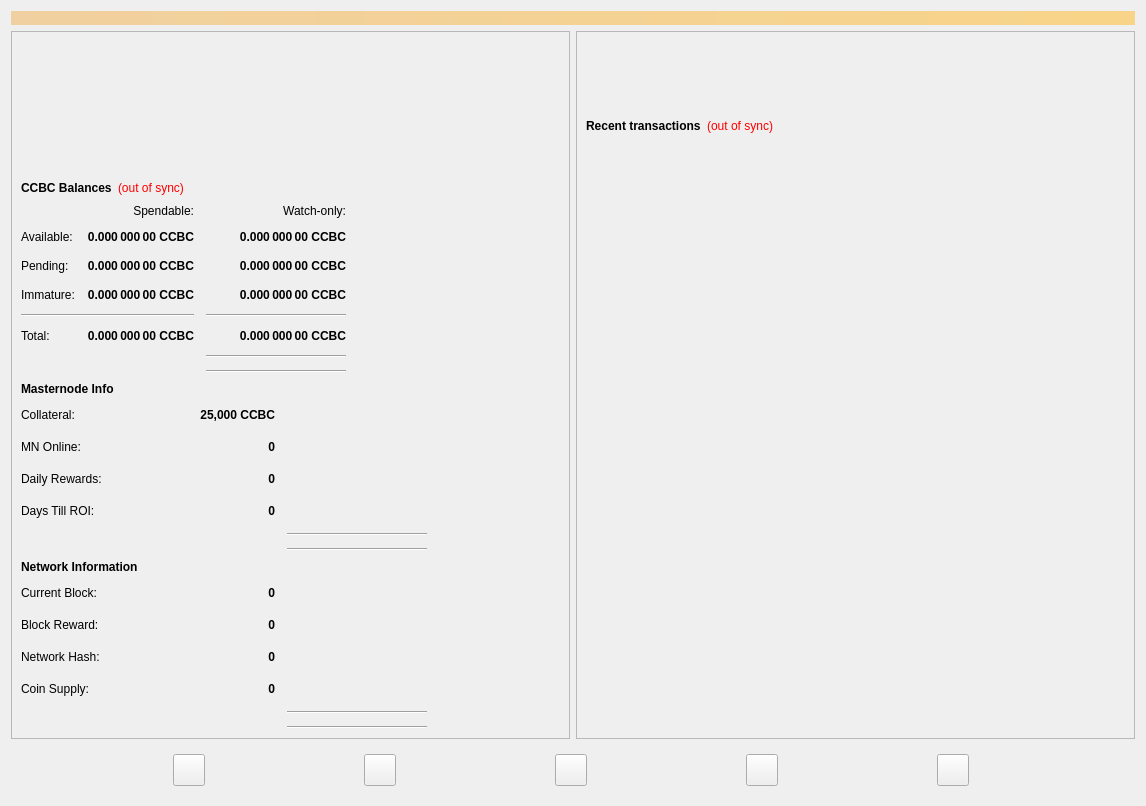
<?xml version="1.0" encoding="UTF-8"?>
<ui version="4.0">
 <class>OverviewPage</class>
 <widget class="QWidget" name="OverviewPage">
  <property name="geometry">
   <rect>
    <x>0</x>
    <y>0</y>
    <width>1146</width>
    <height>806</height>
   </rect>
  </property>
  <property name="minimumSize">
   <size>
    <width>960</width>
    <height>0</height>
   </size>
  </property>
  <property name="windowTitle">
   <string>Form</string>
  </property>
  <layout class="QGridLayout" name="gridLayout_5">
   <item row="0" column="0">
    <widget class="QLabel" name="labelAlerts">
     <property name="visible">
      <bool>true</bool>
     </property>
     <property name="styleSheet">
      <string notr="true">background-color: qlineargradient(x1: 0, y1: 0, x2: 1, y2: 0, stop:0 #F0D0A0, stop:1 #F8D488); color:#000000;</string>
     </property>
     <property name="wordWrap">
      <bool>true</bool>
     </property>
     <property name="margin">
      <number>3</number>
     </property>
    </widget>
   </item>
   <item row="1" column="0">
    <layout class="QGridLayout" name="gridLayout_6">
     <item row="0" column="1">
      <layout class="QVBoxLayout" name="verticalLayout_3">
       <item>
        <widget class="QFrame" name="frame_2">
         <property name="frameShape">
          <enum>QFrame::StyledPanel</enum>
         </property>
         <property name="frameShadow">
          <enum>QFrame::Raised</enum>
         </property>
         <layout class="QGridLayout" name="gridLayout_7">
          <item row="4" column="1">
           <layout class="QVBoxLayout" name="verticalLayout_12">
            <property name="spacing">
             <number>0</number>
            </property>
            <item>
             <layout class="QVBoxLayout" name="verticalLayout_19"/>
            </item>
           </layout>
          </item>
          <item row="1" column="1">
           <layout class="QHBoxLayout" name="horizontalLayout_2">
            <item>
             <widget class="QLabel" name="label_4">
              <property name="font">
               <font>
                <weight>75</weight>
                <bold>true</bold>
               </font>
              </property>
              <property name="text">
               <string>Recent transactions</string>
              </property>
             </widget>
            </item>
            <item>
             <widget class="QLabel" name="labelTransactionsStatus">
              <property name="cursor">
               <cursorShape>WhatsThisCursor</cursorShape>
              </property>
              <property name="toolTip">
               <string>The displayed information may be out of date. Your wallet automatically synchronizes with the CCBC network after a connection is established, but this process has not completed yet.</string>
              </property>
              <property name="styleSheet">
               <string notr="true">QLabel { color: red; }</string>
              </property>
              <property name="text">
               <string notr="true">(out of sync)</string>
              </property>
              <property name="alignment">
               <set>Qt::AlignRight|Qt::AlignTrailing|Qt::AlignVCenter</set>
              </property>
             </widget>
            </item>
            <item>
             <spacer name="horizontalSpacer">
              <property name="orientation">
               <enum>Qt::Horizontal</enum>
              </property>
              <property name="sizeHint" stdset="0">
               <size>
                <width>40</width>
                <height>20</height>
               </size>
              </property>
             </spacer>
            </item>
           </layout>
          </item>
          <item row="0" column="1">
           <spacer name="verticalSpacer_3">
            <property name="orientation">
             <enum>Qt::Vertical</enum>
            </property>
            <property name="sizeType">
             <enum>QSizePolicy::Fixed</enum>
            </property>
            <property name="sizeHint" stdset="0">
             <size>
              <width>20</width>
              <height>75</height>
             </size>
            </property>
           </spacer>
          </item>
          <item row="3" column="1">
           <spacer name="verticalSpacer_6">
            <property name="orientation">
             <enum>Qt::Vertical</enum>
            </property>
            <property name="sizeType">
             <enum>QSizePolicy::Fixed</enum>
            </property>
            <property name="sizeHint" stdset="0">
             <size>
              <width>20</width>
              <height>75</height>
             </size>
            </property>
           </spacer>
          </item>
          <item row="2" column="1">
           <widget class="QListView" name="listTransactions">
            <property name="styleSheet">
             <string notr="true">QListView { background: transparent; }</string>
            </property>
            <property name="frameShape">
             <enum>QFrame::NoFrame</enum>
            </property>
            <property name="verticalScrollBarPolicy">
             <enum>Qt::ScrollBarAlwaysOff</enum>
            </property>
            <property name="horizontalScrollBarPolicy">
             <enum>Qt::ScrollBarAlwaysOff</enum>
            </property>
            <property name="selectionMode">
             <enum>QAbstractItemView::NoSelection</enum>
            </property>
           </widget>
          </item>
         </layout>
        </widget>
       </item>
      </layout>
     </item>
     <item row="0" column="0">
      <layout class="QGridLayout" name="gridLayout_4">
       <item row="0" column="0">
        <widget class="QFrame" name="frame">
         <property name="frameShape">
          <enum>QFrame::StyledPanel</enum>
         </property>
         <property name="frameShadow">
          <enum>QFrame::Raised</enum>
         </property>
         <layout class="QVBoxLayout" name="verticalLayout_4">
          <item>
           <spacer name="verticalSpacer_4">
            <property name="orientation">
             <enum>Qt::Vertical</enum>
            </property>
            <property name="sizeHint" stdset="0">
             <size>
              <width>20</width>
              <height>40</height>
             </size>
            </property>
           </spacer>
          </item>
          <item>
           <layout class="QHBoxLayout" name="horizontalLayout_4">
            <item>
             <widget class="QLabel" name="label_5">
              <property name="font">
               <font>
                <weight>75</weight>
                <bold>true</bold>
               </font>
              </property>
              <property name="text">
               <string>CCBC Balances</string>
              </property>
             </widget>
            </item>
            <item>
             <widget class="QLabel" name="labelWalletStatus">
              <property name="cursor">
               <cursorShape>WhatsThisCursor</cursorShape>
              </property>
              <property name="toolTip">
               <string>The displayed information may be out of date. Your wallet automatically synchronizes with the CCBC network after a connection is established, but this process has not completed yet.</string>
              </property>
              <property name="styleSheet">
               <string notr="true">QLabel { color: red; }</string>
              </property>
              <property name="text">
               <string notr="true">(out of sync)</string>
              </property>
              <property name="alignment">
               <set>Qt::AlignLeading|Qt::AlignLeft|Qt::AlignVCenter</set>
              </property>
             </widget>
            </item>
            <item>
             <spacer name="horizontalSpacer_3">
              <property name="orientation">
               <enum>Qt::Horizontal</enum>
              </property>
              <property name="sizeHint" stdset="0">
               <size>
                <width>40</width>
                <height>20</height>
               </size>
              </property>
             </spacer>
            </item>
           </layout>
          </item>
          <item>
           <layout class="QGridLayout" name="gridLayout">
            <property name="spacing">
             <number>12</number>
            </property>
            <item row="5" column="2">
             <widget class="QLabel" name="labelWatchTotal">
              <property name="font">
               <font>
                <weight>75</weight>
                <bold>true</bold>
               </font>
              </property>
              <property name="cursor">
               <cursorShape>IBeamCursor</cursorShape>
              </property>
              <property name="toolTip">
               <string>Current total balance in watch-only addresses</string>
              </property>
              <property name="text">
               <string notr="true">0.000 000 00 CCBC</string>
              </property>
              <property name="alignment">
               <set>Qt::AlignRight|Qt::AlignTrailing|Qt::AlignVCenter</set>
              </property>
              <property name="textInteractionFlags">
               <set>Qt::LinksAccessibleByMouse|Qt::TextSelectableByKeyboard|Qt::TextSelectableByMouse</set>
              </property>
             </widget>
            </item>
            <item row="1" column="1">
             <widget class="QLabel" name="labelBalance">
              <property name="font">
               <font>
                <weight>75</weight>
                <bold>true</bold>
               </font>
              </property>
              <property name="cursor">
               <cursorShape>IBeamCursor</cursorShape>
              </property>
              <property name="toolTip">
               <string>Your current spendable balance</string>
              </property>
              <property name="text">
               <string notr="true">0.000 000 00 CCBC</string>
              </property>
              <property name="alignment">
               <set>Qt::AlignRight|Qt::AlignTrailing|Qt::AlignVCenter</set>
              </property>
              <property name="textInteractionFlags">
               <set>Qt::LinksAccessibleByMouse|Qt::TextSelectableByKeyboard|Qt::TextSelectableByMouse</set>
              </property>
             </widget>
            </item>
            <item row="1" column="2">
             <widget class="QLabel" name="labelWatchAvailable">
              <property name="font">
               <font>
                <weight>75</weight>
                <bold>true</bold>
               </font>
              </property>
              <property name="cursor">
               <cursorShape>IBeamCursor</cursorShape>
              </property>
              <property name="toolTip">
               <string>Your current balance in watch-only addresses</string>
              </property>
              <property name="text">
               <string notr="true">0.000 000 00 CCBC</string>
              </property>
              <property name="alignment">
               <set>Qt::AlignRight|Qt::AlignTrailing|Qt::AlignVCenter</set>
              </property>
              <property name="textInteractionFlags">
               <set>Qt::LinksAccessibleByMouse|Qt::TextSelectableByKeyboard|Qt::TextSelectableByMouse</set>
              </property>
             </widget>
            </item>
            <item row="2" column="0">
             <widget class="QLabel" name="labelPendingText">
              <property name="text">
               <string>Pending:</string>
              </property>
             </widget>
            </item>
            <item row="0" column="1">
             <widget class="QLabel" name="labelSpendable">
              <property name="text">
               <string>Spendable:</string>
              </property>
              <property name="alignment">
               <set>Qt::AlignRight|Qt::AlignTrailing|Qt::AlignVCenter</set>
              </property>
             </widget>
            </item>
            <item row="2" column="1">
             <widget class="QLabel" name="labelUnconfirmed">
              <property name="font">
               <font>
                <weight>75</weight>
                <bold>true</bold>
               </font>
              </property>
              <property name="cursor">
               <cursorShape>IBeamCursor</cursorShape>
              </property>
              <property name="toolTip">
               <string>Total of transactions that have yet to be confirmed, and do not yet count toward the spendable balance</string>
              </property>
              <property name="text">
               <string notr="true">0.000 000 00 CCBC</string>
              </property>
              <property name="alignment">
               <set>Qt::AlignRight|Qt::AlignTrailing|Qt::AlignVCenter</set>
              </property>
              <property name="textInteractionFlags">
               <set>Qt::LinksAccessibleByMouse|Qt::TextSelectableByKeyboard|Qt::TextSelectableByMouse</set>
              </property>
             </widget>
            </item>
            <item row="3" column="2">
             <widget class="QLabel" name="labelWatchImmature">
              <property name="font">
               <font>
                <weight>75</weight>
                <bold>true</bold>
               </font>
              </property>
              <property name="cursor">
               <cursorShape>IBeamCursor</cursorShape>
              </property>
              <property name="toolTip">
               <string>Staked or masternode rewards in watch-only addresses that has not yet matured</string>
              </property>
              <property name="text">
               <string notr="true">0.000 000 00 CCBC</string>
              </property>
              <property name="alignment">
               <set>Qt::AlignRight|Qt::AlignTrailing|Qt::AlignVCenter</set>
              </property>
              <property name="textInteractionFlags">
               <set>Qt::LinksAccessibleByMouse|Qt::TextSelectableByKeyboard|Qt::TextSelectableByMouse</set>
              </property>
             </widget>
            </item>
            <item row="2" column="2">
             <widget class="QLabel" name="labelWatchPending">
              <property name="font">
               <font>
                <weight>75</weight>
                <bold>true</bold>
               </font>
              </property>
              <property name="cursor">
               <cursorShape>IBeamCursor</cursorShape>
              </property>
              <property name="toolTip">
               <string>Unconfirmed transactions to watch-only addresses</string>
              </property>
              <property name="text">
               <string notr="true">0.000 000 00 CCBC</string>
              </property>
              <property name="alignment">
               <set>Qt::AlignRight|Qt::AlignTrailing|Qt::AlignVCenter</set>
              </property>
              <property name="textInteractionFlags">
               <set>Qt::LinksAccessibleByMouse|Qt::TextSelectableByKeyboard|Qt::TextSelectableByMouse</set>
              </property>
             </widget>
            </item>
            <item row="4" column="0" colspan="2">
             <widget class="Line" name="lineSpendableBalance">
              <property name="orientation">
               <enum>Qt::Horizontal</enum>
              </property>
             </widget>
            </item>
            <item row="3" column="1">
             <widget class="QLabel" name="labelImmature">
              <property name="font">
               <font>
                <weight>75</weight>
                <bold>true</bold>
               </font>
              </property>
              <property name="cursor">
               <cursorShape>IBeamCursor</cursorShape>
              </property>
              <property name="toolTip">
               <string>Staked or masternode rewards that has not yet matured</string>
              </property>
              <property name="text">
               <string notr="true">0.000 000 00 CCBC</string>
              </property>
              <property name="alignment">
               <set>Qt::AlignRight|Qt::AlignTrailing|Qt::AlignVCenter</set>
              </property>
              <property name="textInteractionFlags">
               <set>Qt::LinksAccessibleByMouse|Qt::TextSelectableByKeyboard|Qt::TextSelectableByMouse</set>
              </property>
             </widget>
            </item>
            <item row="4" column="2">
             <widget class="Line" name="lineWatchBalance">
              <property name="sizePolicy">
               <sizepolicy hsizetype="Preferred" vsizetype="Fixed">
                <horstretch>0</horstretch>
                <verstretch>0</verstretch>
               </sizepolicy>
              </property>
              <property name="minimumSize">
               <size>
                <width>140</width>
                <height>0</height>
               </size>
              </property>
              <property name="orientation">
               <enum>Qt::Horizontal</enum>
              </property>
             </widget>
            </item>
            <item row="2" column="3">
             <spacer name="horizontalSpacer_2">
              <property name="orientation">
               <enum>Qt::Horizontal</enum>
              </property>
              <property name="sizeHint" stdset="0">
               <size>
                <width>40</width>
                <height>20</height>
               </size>
              </property>
             </spacer>
            </item>
            <item row="5" column="0">
             <widget class="QLabel" name="labelTotalText">
              <property name="text">
               <string>Total:</string>
              </property>
             </widget>
            </item>
            <item row="3" column="0">
             <widget class="QLabel" name="labelImmatureText">
              <property name="text">
               <string>Immature:</string>
              </property>
             </widget>
            </item>
            <item row="1" column="0">
             <widget class="QLabel" name="labelBalanceText">
              <property name="text">
               <string>Available:</string>
              </property>
             </widget>
            </item>
            <item row="5" column="1">
             <widget class="QLabel" name="labelTotal">
              <property name="font">
               <font>
                <weight>75</weight>
                <bold>true</bold>
               </font>
              </property>
              <property name="cursor">
               <cursorShape>IBeamCursor</cursorShape>
              </property>
              <property name="toolTip">
               <string>Your current total balance</string>
              </property>
              <property name="text">
               <string notr="true">0.000 000 00 CCBC</string>
              </property>
              <property name="alignment">
               <set>Qt::AlignRight|Qt::AlignTrailing|Qt::AlignVCenter</set>
              </property>
              <property name="textInteractionFlags">
               <set>Qt::LinksAccessibleByMouse|Qt::TextSelectableByKeyboard|Qt::TextSelectableByMouse</set>
              </property>
             </widget>
            </item>
            <item row="0" column="2">
             <widget class="QLabel" name="labelWatchonly">
              <property name="text">
               <string>Watch-only:</string>
              </property>
              <property name="alignment">
               <set>Qt::AlignRight|Qt::AlignTrailing|Qt::AlignVCenter</set>
              </property>
             </widget>
            </item>
            <item row="7" column="2">
             <widget class="Line" name="lineWatchBalance_5">
              <property name="sizePolicy">
               <sizepolicy hsizetype="Preferred" vsizetype="Fixed">
                <horstretch>0</horstretch>
                <verstretch>0</verstretch>
               </sizepolicy>
              </property>
              <property name="minimumSize">
               <size>
                <width>140</width>
                <height>0</height>
               </size>
              </property>
              <property name="orientation">
               <enum>Qt::Horizontal</enum>
              </property>
             </widget>
            </item>
            <item row="6" column="2">
             <widget class="Line" name="lineSpendableBalance_5">
              <property name="orientation">
               <enum>Qt::Horizontal</enum>
              </property>
             </widget>
            </item>
           </layout>
          </item>
          <item>
           <layout class="QHBoxLayout" name="horizontalLayout_5">
            <item>
             <widget class="QLabel" name="label_6">
              <property name="font">
               <font>
                <weight>75</weight>
                <bold>true</bold>
               </font>
              </property>
              <property name="text">
               <string>Masternode Info</string>
              </property>
             </widget>
            </item>
            <item>
             <spacer name="horizontalSpacer_8">
              <property name="orientation">
               <enum>Qt::Horizontal</enum>
              </property>
              <property name="sizeHint" stdset="0">
               <size>
                <width>40</width>
                <height>20</height>
               </size>
              </property>
             </spacer>
            </item>
           </layout>
          </item>
          <item>
           <layout class="QGridLayout" name="gridLayout_2">
            <property name="spacing">
             <number>12</number>
            </property>
            <item row="1" column="1">
             <widget class="QLabel" name="labelMnTotal_Value">
              <property name="font">
               <font>
                <weight>75</weight>
                <bold>true</bold>
               </font>
              </property>
              <property name="cursor">
               <cursorShape>IBeamCursor</cursorShape>
              </property>
              <property name="toolTip">
               <string>Total of transactions that have yet to be confirmed, and do not yet count toward the spendable balance</string>
              </property>
              <property name="text">
               <string notr="true">0</string>
              </property>
              <property name="alignment">
               <set>Qt::AlignRight|Qt::AlignTrailing|Qt::AlignVCenter</set>
              </property>
              <property name="textInteractionFlags">
               <set>Qt::LinksAccessibleByMouse|Qt::TextSelectableByKeyboard|Qt::TextSelectableByMouse</set>
              </property>
             </widget>
            </item>
            <item row="0" column="0">
             <widget class="QLabel" name="label_Needed_Collat">
              <property name="text">
               <string>Collateral:</string>
              </property>
             </widget>
            </item>
            <item row="3" column="0">
             <widget class="QLabel" name="label_Days_ROI">
              <property name="text">
               <string>Days Till ROI:</string>
              </property>
             </widget>
            </item>
            <item row="3" column="1">
             <widget class="QLabel" name="roi_1">
              <property name="font">
               <font>
                <weight>75</weight>
                <bold>true</bold>
               </font>
              </property>
              <property name="cursor">
               <cursorShape>IBeamCursor</cursorShape>
              </property>
              <property name="toolTip">
               <string>Your current total balance</string>
              </property>
              <property name="text">
               <string notr="true">0</string>
              </property>
              <property name="alignment">
               <set>Qt::AlignRight|Qt::AlignTrailing|Qt::AlignVCenter</set>
              </property>
              <property name="textInteractionFlags">
               <set>Qt::LinksAccessibleByMouse|Qt::TextSelectableByKeyboard|Qt::TextSelectableByMouse</set>
              </property>
             </widget>
            </item>
            <item row="2" column="1">
             <widget class="QLabel" name="roi">
              <property name="font">
               <font>
                <weight>75</weight>
                <bold>true</bold>
               </font>
              </property>
              <property name="cursor">
               <cursorShape>IBeamCursor</cursorShape>
              </property>
              <property name="toolTip">
               <string>Staked or masternode rewards that has not yet matured</string>
              </property>
              <property name="text">
               <string notr="true">0</string>
              </property>
              <property name="alignment">
               <set>Qt::AlignRight|Qt::AlignTrailing|Qt::AlignVCenter</set>
              </property>
              <property name="textInteractionFlags">
               <set>Qt::LinksAccessibleByMouse|Qt::TextSelectableByKeyboard|Qt::TextSelectableByMouse</set>
              </property>
             </widget>
            </item>
            <item row="1" column="0">
             <widget class="QLabel" name="label_MN_Online">
              <property name="text">
               <string>MN Online:</string>
              </property>
             </widget>
            </item>
            <item row="0" column="2" colspan="2">
             <spacer name="horizontalSpacer_7">
              <property name="orientation">
               <enum>Qt::Horizontal</enum>
              </property>
              <property name="sizeHint" stdset="0">
               <size>
                <width>40</width>
                <height>20</height>
               </size>
              </property>
             </spacer>
            </item>
            <item row="0" column="1">
             <widget class="QLabel" name="label_lcolat">
              <property name="font">
               <font>
                <weight>75</weight>
                <bold>true</bold>
               </font>
              </property>
              <property name="cursor">
               <cursorShape>IBeamCursor</cursorShape>
              </property>
              <property name="toolTip">
               <string>Your current spendable balance</string>
              </property>
              <property name="text">
               <string notr="true">25,000 CCBC</string>
              </property>
              <property name="alignment">
               <set>Qt::AlignRight|Qt::AlignTrailing|Qt::AlignVCenter</set>
              </property>
              <property name="textInteractionFlags">
               <set>Qt::LinksAccessibleByMouse|Qt::TextSelectableByKeyboard|Qt::TextSelectableByMouse</set>
              </property>
             </widget>
            </item>
            <item row="1" column="2" colspan="2">
             <spacer name="horizontalSpacer_4">
              <property name="orientation">
               <enum>Qt::Horizontal</enum>
              </property>
              <property name="sizeHint" stdset="0">
               <size>
                <width>40</width>
                <height>20</height>
               </size>
              </property>
             </spacer>
            </item>
            <item row="2" column="2" colspan="2">
             <spacer name="horizontalSpacer_5">
              <property name="orientation">
               <enum>Qt::Horizontal</enum>
              </property>
              <property name="sizeHint" stdset="0">
               <size>
                <width>40</width>
                <height>20</height>
               </size>
              </property>
             </spacer>
            </item>
            <item row="2" column="0">
             <widget class="QLabel" name="label_Daily_Rewards">
              <property name="text">
               <string>Daily Rewards:</string>
              </property>
             </widget>
            </item>
            <item row="3" column="2" colspan="2">
             <spacer name="horizontalSpacer_6">
              <property name="orientation">
               <enum>Qt::Horizontal</enum>
              </property>
              <property name="sizeHint" stdset="0">
               <size>
                <width>40</width>
                <height>20</height>
               </size>
              </property>
             </spacer>
            </item>
            <item row="5" column="2">
             <widget class="Line" name="lineWatchBalance_6">
              <property name="sizePolicy">
               <sizepolicy hsizetype="Preferred" vsizetype="Fixed">
                <horstretch>0</horstretch>
                <verstretch>0</verstretch>
               </sizepolicy>
              </property>
              <property name="minimumSize">
               <size>
                <width>140</width>
                <height>0</height>
               </size>
              </property>
              <property name="orientation">
               <enum>Qt::Horizontal</enum>
              </property>
             </widget>
            </item>
            <item row="4" column="2">
             <widget class="Line" name="lineSpendableBalance_6">
              <property name="orientation">
               <enum>Qt::Horizontal</enum>
              </property>
             </widget>
            </item>
           </layout>
          </item>
          <item>
           <layout class="QHBoxLayout" name="horizontalLayout_6">
            <item>
             <widget class="QLabel" name="label_7">
              <property name="font">
               <font>
                <weight>75</weight>
                <bold>true</bold>
               </font>
              </property>
              <property name="text">
               <string>Network Information</string>
              </property>
             </widget>
            </item>
            <item>
             <spacer name="horizontalSpacer_12">
              <property name="orientation">
               <enum>Qt::Horizontal</enum>
              </property>
              <property name="sizeHint" stdset="0">
               <size>
                <width>40</width>
                <height>20</height>
               </size>
              </property>
             </spacer>
            </item>
           </layout>
          </item>
          <item>
           <layout class="QGridLayout" name="gridLayout_3">
            <property name="spacing">
             <number>12</number>
            </property>
            <item row="1" column="1">
             <widget class="QLabel" name="label_CurrentBlockReward_value">
              <property name="font">
               <font>
                <weight>75</weight>
                <bold>true</bold>
               </font>
              </property>
              <property name="cursor">
               <cursorShape>IBeamCursor</cursorShape>
              </property>
              <property name="toolTip">
               <string>Total of transactions that have yet to be confirmed, and do not yet count toward the spendable balance</string>
              </property>
              <property name="text">
               <string notr="true">0</string>
              </property>
              <property name="alignment">
               <set>Qt::AlignRight|Qt::AlignTrailing|Qt::AlignVCenter</set>
              </property>
              <property name="textInteractionFlags">
               <set>Qt::LinksAccessibleByMouse|Qt::TextSelectableByKeyboard|Qt::TextSelectableByMouse</set>
              </property>
             </widget>
            </item>
            <item row="3" column="1">
             <widget class="QLabel" name="label_Supply_value">
              <property name="font">
               <font>
                <weight>75</weight>
                <bold>true</bold>
               </font>
              </property>
              <property name="cursor">
               <cursorShape>IBeamCursor</cursorShape>
              </property>
              <property name="toolTip">
               <string>Your current total balance</string>
              </property>
              <property name="text">
               <string notr="true">0</string>
              </property>
              <property name="alignment">
               <set>Qt::AlignRight|Qt::AlignTrailing|Qt::AlignVCenter</set>
              </property>
              <property name="textInteractionFlags">
               <set>Qt::LinksAccessibleByMouse|Qt::TextSelectableByKeyboard|Qt::TextSelectableByMouse</set>
              </property>
             </widget>
            </item>
            <item row="3" column="0">
             <widget class="QLabel" name="label_Supply">
              <property name="text">
               <string>Coin Supply:</string>
              </property>
             </widget>
            </item>
            <item row="2" column="1">
             <widget class="QLabel" name="label_Nethash_value">
              <property name="font">
               <font>
                <weight>75</weight>
                <bold>true</bold>
               </font>
              </property>
              <property name="cursor">
               <cursorShape>IBeamCursor</cursorShape>
              </property>
              <property name="toolTip">
               <string>Staked or masternode rewards that has not yet matured</string>
              </property>
              <property name="text">
               <string notr="true">0</string>
              </property>
              <property name="alignment">
               <set>Qt::AlignRight|Qt::AlignTrailing|Qt::AlignVCenter</set>
              </property>
              <property name="textInteractionFlags">
               <set>Qt::LinksAccessibleByMouse|Qt::TextSelectableByKeyboard|Qt::TextSelectableByMouse</set>
              </property>
             </widget>
            </item>
            <item row="0" column="0">
             <widget class="QLabel" name="label_CurrentBlock">
              <property name="text">
               <string>Current Block:</string>
              </property>
             </widget>
            </item>
            <item row="2" column="2" colspan="2">
             <spacer name="horizontalSpacer_10">
              <property name="orientation">
               <enum>Qt::Horizontal</enum>
              </property>
              <property name="sizeHint" stdset="0">
               <size>
                <width>40</width>
                <height>20</height>
               </size>
              </property>
             </spacer>
            </item>
            <item row="3" column="2" colspan="2">
             <spacer name="horizontalSpacer_11">
              <property name="orientation">
               <enum>Qt::Horizontal</enum>
              </property>
              <property name="sizeHint" stdset="0">
               <size>
                <width>40</width>
                <height>20</height>
               </size>
              </property>
             </spacer>
            </item>
            <item row="0" column="2" colspan="2">
             <spacer name="horizontalSpacer_13">
              <property name="orientation">
               <enum>Qt::Horizontal</enum>
              </property>
              <property name="sizeHint" stdset="0">
               <size>
                <width>40</width>
                <height>20</height>
               </size>
              </property>
             </spacer>
            </item>
            <item row="2" column="0">
             <widget class="QLabel" name="label_Nethash">
              <property name="text">
               <string>Network Hash:</string>
              </property>
             </widget>
            </item>
            <item row="1" column="0">
             <widget class="QLabel" name="label_CurrentBlockReward">
              <property name="text">
               <string>Block Reward:</string>
              </property>
             </widget>
            </item>
            <item row="1" column="2" colspan="2">
             <spacer name="horizontalSpacer_9">
              <property name="orientation">
               <enum>Qt::Horizontal</enum>
              </property>
              <property name="sizeHint" stdset="0">
               <size>
                <width>40</width>
                <height>20</height>
               </size>
              </property>
             </spacer>
            </item>
            <item row="0" column="1">
             <widget class="QLabel" name="label_CurrentBlock_value">
              <property name="font">
               <font>
                <weight>75</weight>
                <bold>true</bold>
               </font>
              </property>
              <property name="cursor">
               <cursorShape>IBeamCursor</cursorShape>
              </property>
              <property name="toolTip">
               <string>Your current spendable balance</string>
              </property>
              <property name="text">
               <string notr="true">0</string>
              </property>
              <property name="alignment">
               <set>Qt::AlignRight|Qt::AlignTrailing|Qt::AlignVCenter</set>
              </property>
              <property name="textInteractionFlags">
               <set>Qt::LinksAccessibleByMouse|Qt::TextSelectableByKeyboard|Qt::TextSelectableByMouse</set>
              </property>
             </widget>
            </item>
            <item row="5" column="2">
             <widget class="Line" name="lineWatchBalance_7">
              <property name="sizePolicy">
               <sizepolicy hsizetype="Preferred" vsizetype="Fixed">
                <horstretch>0</horstretch>
                <verstretch>0</verstretch>
               </sizepolicy>
              </property>
              <property name="minimumSize">
               <size>
                <width>140</width>
                <height>0</height>
               </size>
              </property>
              <property name="orientation">
               <enum>Qt::Horizontal</enum>
              </property>
             </widget>
            </item>
            <item row="4" column="2">
             <widget class="Line" name="lineSpendableBalance_7">
              <property name="orientation">
               <enum>Qt::Horizontal</enum>
              </property>
             </widget>
            </item>
           </layout>
          </item>
         </layout>
        </widget>
       </item>
      </layout>
     </item>
    </layout>
   </item>
   <item row="2" column="0">
    <widget class="QFrame" name="button_logo_horizontal">
     <property name="minimumSize">
      <size>
       <width>345</width>
       <height>50</height>
      </size>
     </property>
     <layout class="QHBoxLayout" name="horizontalLayout_10">
      <item>
       <widget class="QPushButton" name="pushButton_Website">
        <property name="minimumSize">
         <size>
          <width>32</width>
          <height>32</height>
         </size>
        </property>
        <property name="maximumSize">
         <size>
          <width>32</width>
          <height>32</height>
         </size>
        </property>
        <property name="text">
         <string/>
        </property>
        <property name="icon">
         <iconset>
          <normaloff>../res/icons/icon_www.png</normaloff>../res/icons/icon_www.png</iconset>
        </property>
        <property name="iconSize">
         <size>
          <width>32</width>
          <height>32</height>
         </size>
        </property>
       </widget>
      </item>
      <item>
       <widget class="QPushButton" name="pushButton_Explorer">
        <property name="minimumSize">
         <size>
          <width>32</width>
          <height>32</height>
         </size>
        </property>
        <property name="maximumSize">
         <size>
          <width>32</width>
          <height>32</height>
         </size>
        </property>
        <property name="text">
         <string/>
        </property>
        <property name="icon">
         <iconset>
          <normaloff>../res/icons/icon_explorer.png</normaloff>../res/icons/icon_explorer.png</iconset>
        </property>
        <property name="iconSize">
         <size>
          <width>32</width>
          <height>32</height>
         </size>
        </property>
       </widget>
      </item>
      <item>
       <widget class="QPushButton" name="pushButton_Github">
        <property name="minimumSize">
         <size>
          <width>32</width>
          <height>32</height>
         </size>
        </property>
        <property name="maximumSize">
         <size>
          <width>32</width>
          <height>32</height>
         </size>
        </property>
        <property name="text">
         <string/>
        </property>
        <property name="icon">
         <iconset>
          <normaloff>../res/icons/icon_github.gif</normaloff>../res/icons/icon_github.gif</iconset>
        </property>
        <property name="iconSize">
         <size>
          <width>32</width>
          <height>32</height>
         </size>
        </property>
       </widget>
      </item>
      <item>
       <widget class="QPushButton" name="pushButton_Discord">
        <property name="minimumSize">
         <size>
          <width>32</width>
          <height>32</height>
         </size>
        </property>
        <property name="maximumSize">
         <size>
          <width>32</width>
          <height>32</height>
         </size>
        </property>
        <property name="text">
         <string/>
        </property>
        <property name="icon">
         <iconset>
          <normaloff>../res/icons/icon_discord.png</normaloff>../res/icons/icon_discord.png</iconset>
        </property>
        <property name="iconSize">
         <size>
          <width>32</width>
          <height>32</height>
         </size>
        </property>
       </widget>
      </item>
      <item>
       <widget class="QPushButton" name="pushButton_Twitter">
        <property name="minimumSize">
         <size>
          <width>32</width>
          <height>32</height>
         </size>
        </property>
        <property name="maximumSize">
         <size>
          <width>32</width>
          <height>32</height>
         </size>
        </property>
        <property name="text">
         <string/>
        </property>
        <property name="icon">
         <iconset>
          <normaloff>../res/icons/icon_twitter.png</normaloff>../res/icons/icon_twitter.png</iconset>
        </property>
        <property name="iconSize">
         <size>
          <width>32</width>
          <height>32</height>
         </size>
        </property>
       </widget>
      </item>
     </layout>
    </widget>
   </item>
  </layout>
 </widget>
 <resources>
  <include location="../../../../../ccbc/CryptoCashBack_Hub/src/qt/ccbc.qrc"/>
 </resources>
 <connections/>
</ui>
